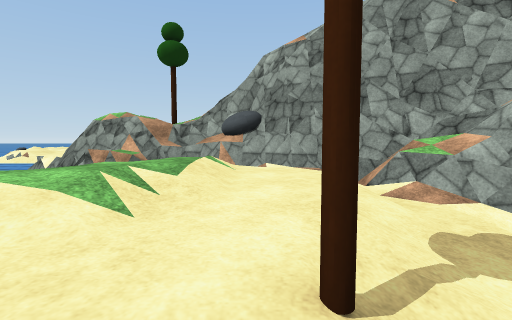
view 1 (above)

16 first-person views from a walk through a Unity game level. The camera is 1.3 m above the floor, tilts 4° down and sees 85° across. The floor is counted in squares, 2 m on a side. Each view is taken from the middle of a square. On the plan, view 1 faces up. The plan holds only what a view shows up to about 9 squares ahead; the rest is blank. The place goes on beyond the plan. The player character is not drawn. Surface patterns are stand-ins for the level's own textures.

view 2
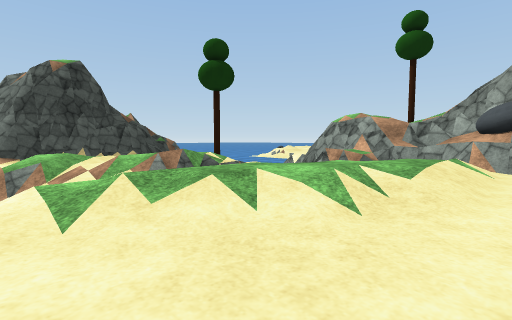

view 3
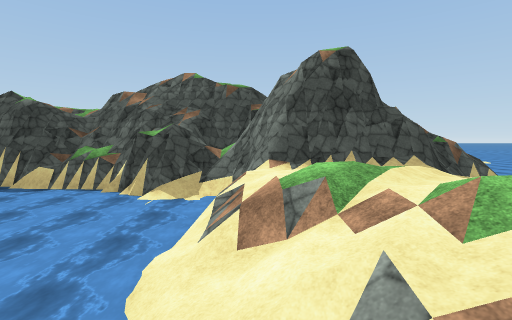

view 4
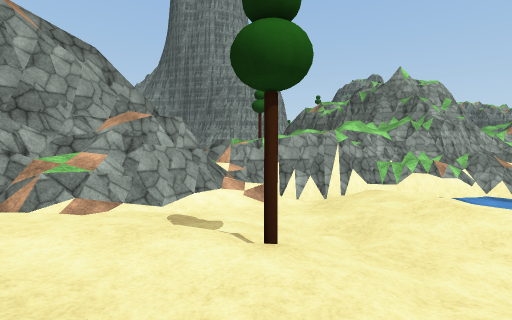

view 5
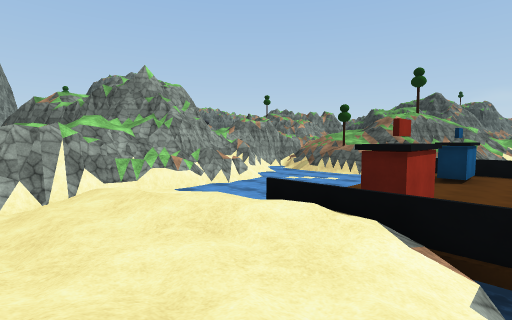

view 6
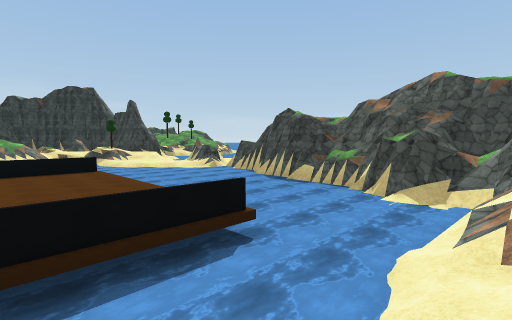

view 7
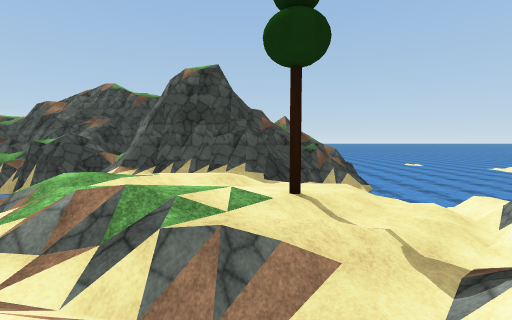

view 8
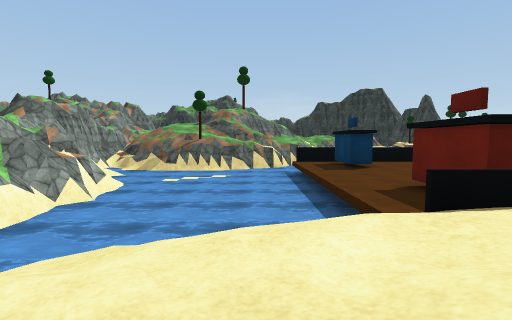

view 9
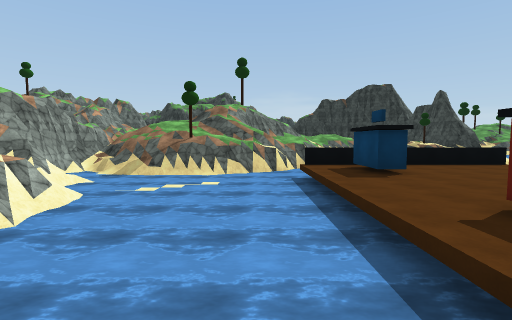

view 10
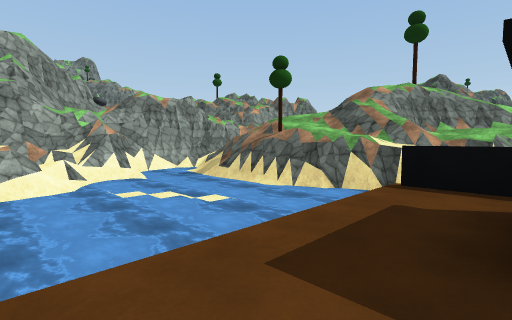

view 11
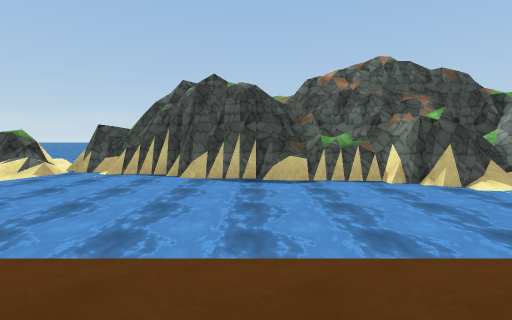

view 12
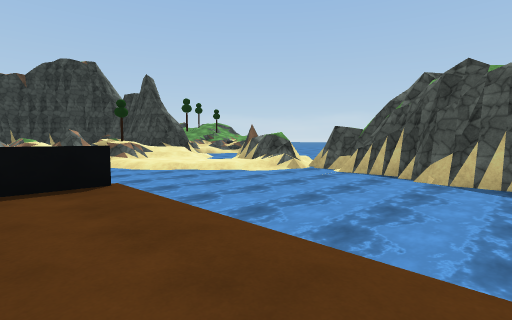

view 13
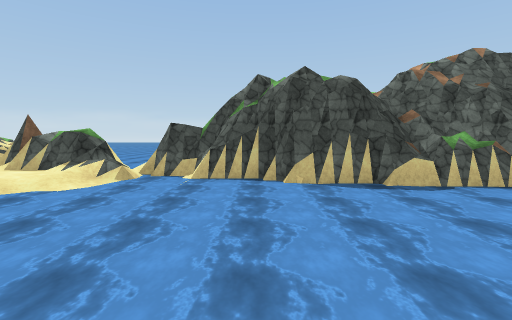

view 14
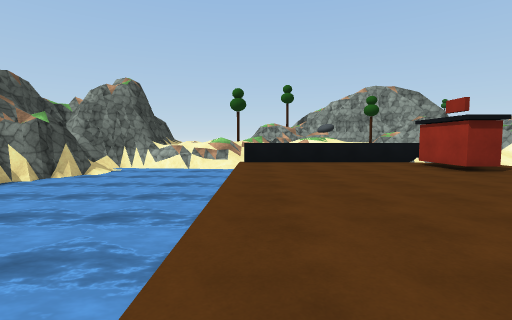

view 15
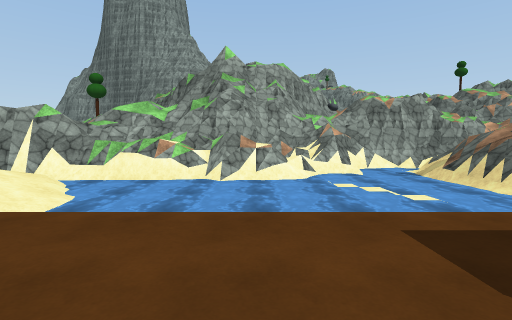

view 16
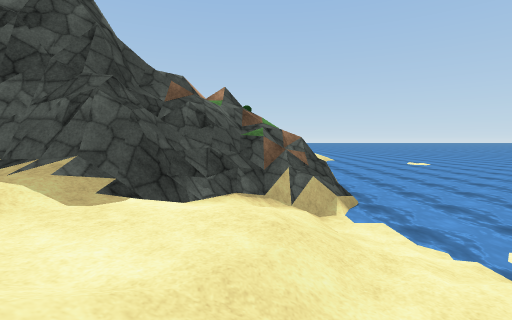

### Floor plan
Key: @ floor where view 1 was taken; # wall or solid block; . main floor; : floor 0.25 m higher than the main floor; - floor 0.25 m lower than the main floor; + floor 0.5 m higher than the main floor; _ floor 0.5 m lower than the main floor; * floor 0.75 m higher than the main floor; < floor 0.75 m lower than the main floor; % floor 1 m higher than the main floor; ( floor 1 m lower than the main floor; & floor 1.25 m higher than the main floor; $ floor 1.5 m higher than the main floor; / step, stairs or slope; = window, fence, low wall or low ledge; ~ water the walk can cross; ≈ water the walk keeps out of; O other object.
Columns run from 14 left of view 1 to 9 right of it. Each row starts with its distance up from view 1.
 12 ≈≈≈≈≈
 11 ≈≈≈≈≈
 10 ≈≈≈≈≈≈≈
  9 ≈≈≈≈≈</=#
  8  ##~(///=##
  7  ###//../#####
  6  ##=-/+/+/=/ ####
  5   ###++/O//  /%%##
  4    ##/+%%// &$%%=#
  3     #%/%%$//$$%%+##
  2     #/%&%/*&$/%/+.###
  1     #/%//////%O//./=##
  0  ####/*///-/&%@/::/_##
 -1 ##==≈≈≈//(~ %/+++/.//#
 -2  ###≈≈≈≈≈≈≈≈ +/%/++ /#
 -3  ###≈≈≈≈≈≈≈≈≈//++////#
 -4  ###≈≈≈≈≈.......///~≈##
 -5   #≈≈≈≈≈≈.....O.≈~≈≈≈##
 -6   #≈≈≈≈≈≈.....O.≈≈≈≈≈=#
 -7   #≈≈≈≈≈≈.......≈≈≈≈≈##
 -8   #≈≈≈≈≈≈.......≈≈≈≈≈=##
 -9  ##≈≈≈≈≈≈.......≈≈≈≈≈≈:=
-10  #≈≈≈≈≈≈≈.....O.≈≈≈≈≈≈≈#
-11  #≈≈≈≈≈≈ .....O.≈≈≈≈≈≈≈#
-12  #≈≈≈≈≈≈ .......≈≈≈≈≈≈≈
-13 ##≈≈≈≈≈≈         ≈≈≈≈≈≈
-14 #≈≈≈≈≈≈≈        ≈≈###+=
-15 ##≈≈≈≈≈≈        =## ###

Positions as (right, up) in squares from view 1, and headings:
1: (0, 0), facing up
2: (0, 0), facing up-left
3: (-3, 0), facing left
4: (-2, 1), facing right
5: (-2, 0), facing down-right
6: (-2, 0), facing down-left
7: (-2, 4), facing left
8: (3, -1), facing down
9: (3, -3), facing down
10: (0, -8), facing down-right
11: (-4, -8), facing left
12: (-4, -8), facing down-left
13: (-5, -11), facing left
14: (-5, -12), facing up
15: (-1, -8), facing right
16: (-6, 6), facing left
